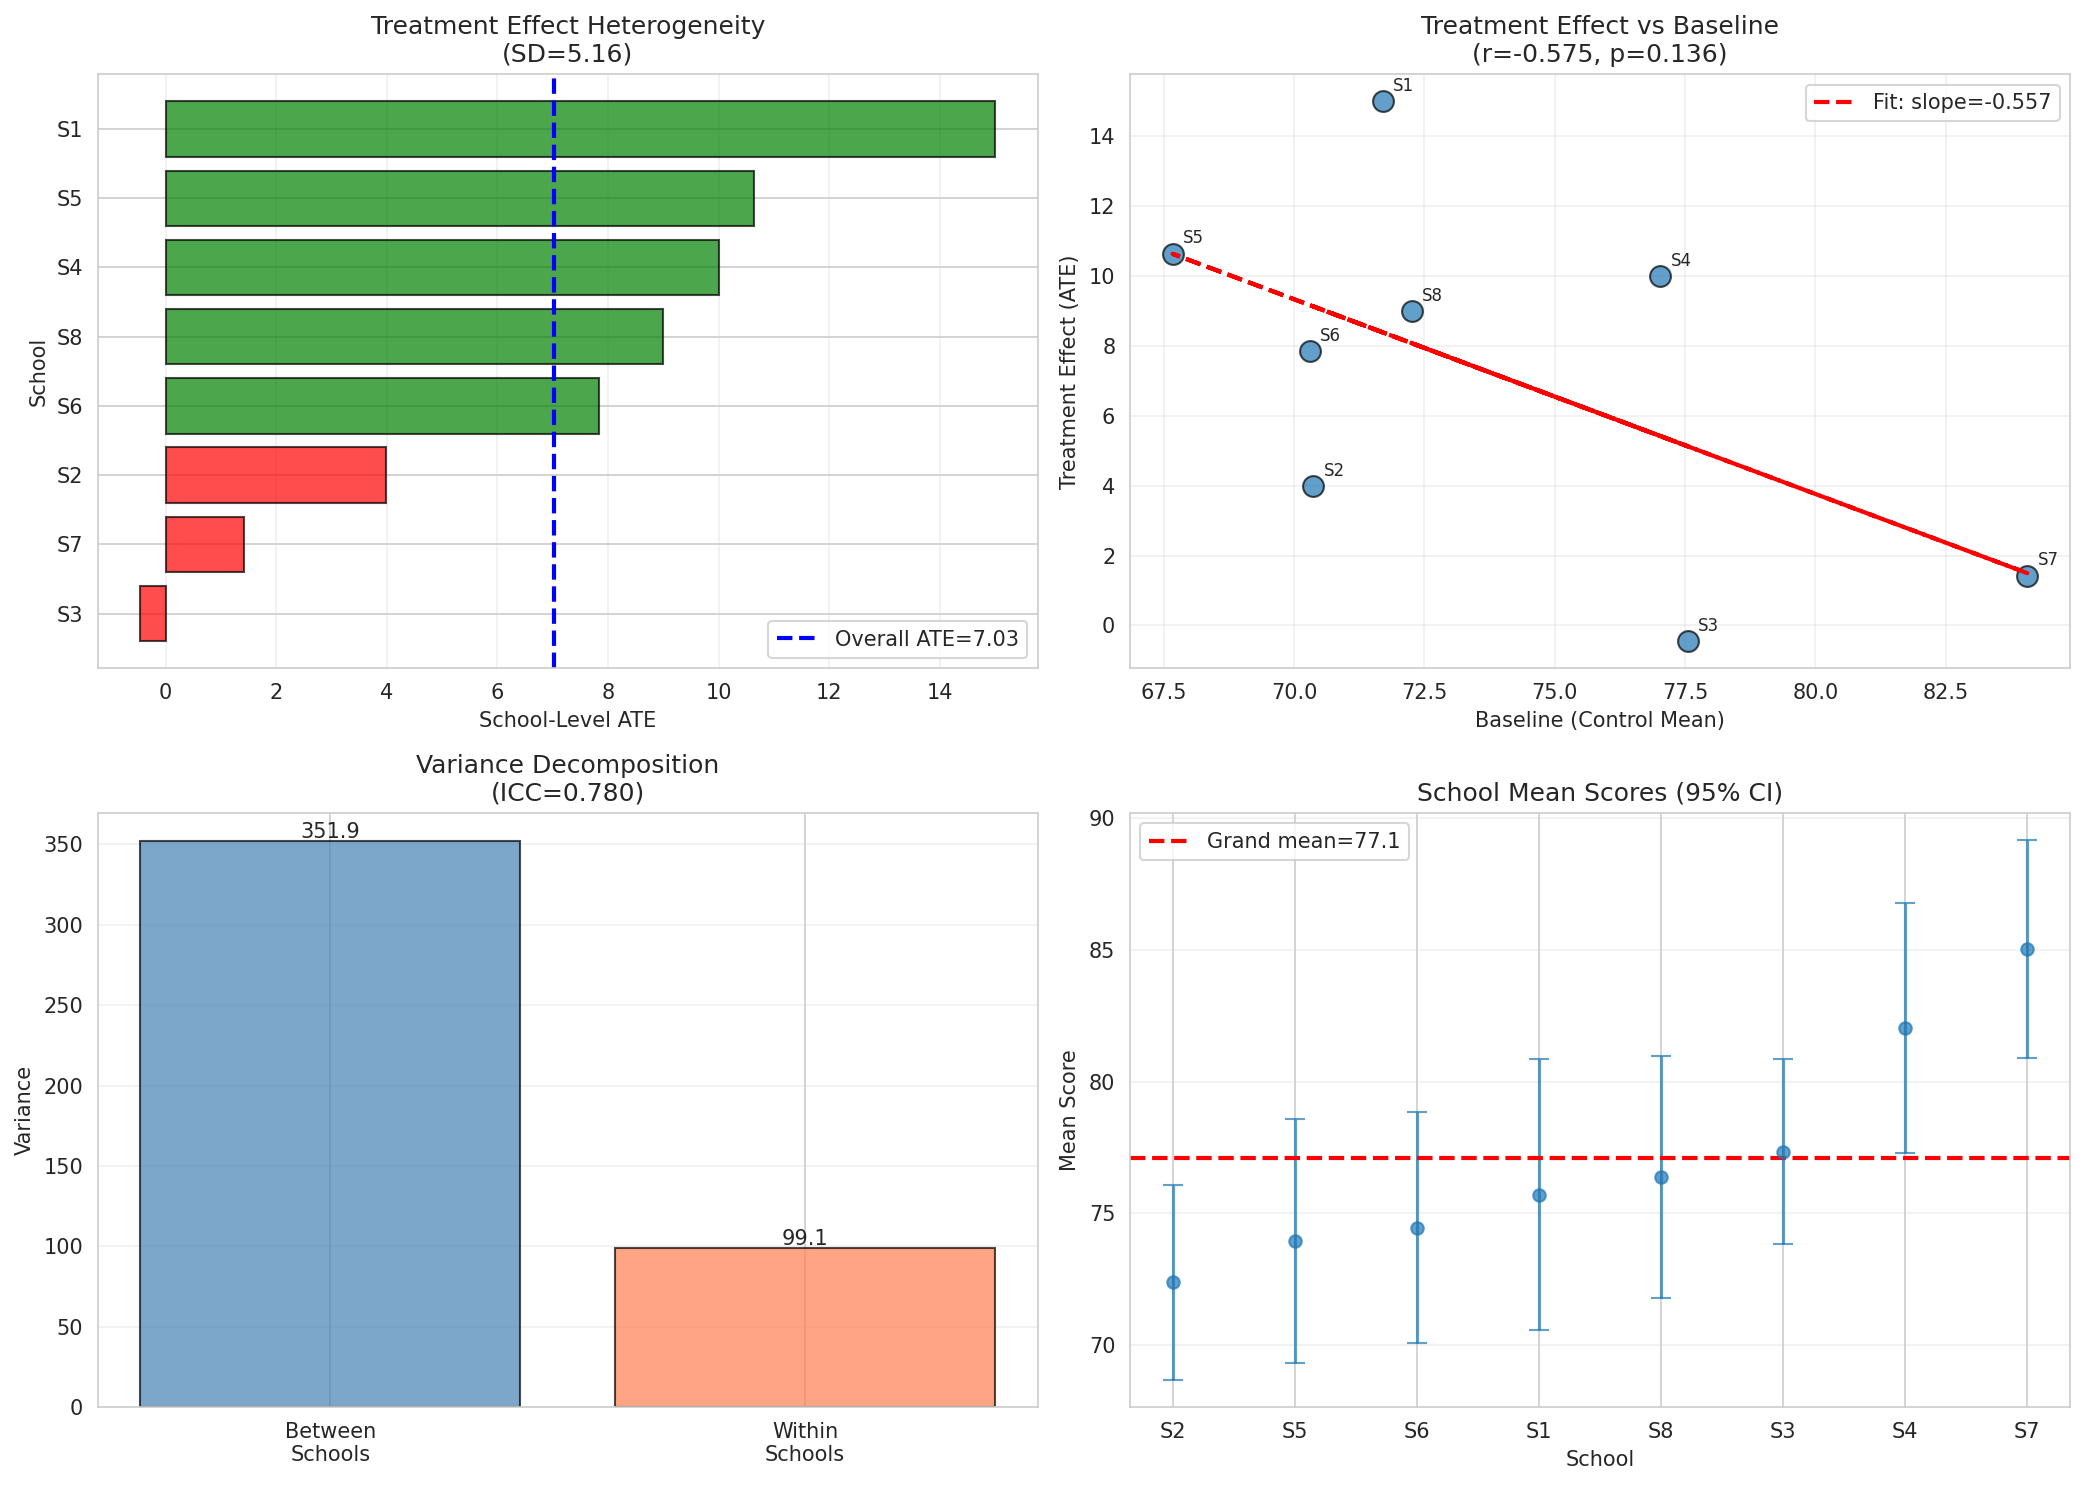

Write Python code to recreate this figure.
"""Test competing data-generating stories about treatment mechanism."""
import matplotlib.pyplot as plt
import numpy as np
import pandas as pd
import seaborn as sns
from scipy import stats
from scipy.stats import linregress

# Set style
sns.set_style("whitegrid")
plt.rcParams['figure.dpi'] = 150

# Load data
data_path = "/home/user/claude-code-devcontainer/analysis/data/student_scores.csv"
df = pd.read_csv(data_path)
output_dir = "/home/user/claude-code-devcontainer/analysis/eda/analyst_1/"

print("=" * 80)
print("TESTING COMPETING DATA-GENERATING STORIES")
print("=" * 80)

# Story 1: Fixed treatment effect (no school heterogeneity)
print("\nSTORY 1: Fixed Treatment Effect")
print("-" * 40)
print("Model: Y_ij = β0 + β1*Treatment_ij + ε_ij")
print("Assumption: Treatment effect is constant across schools")

school_effects = []
for school_id in sorted(df['school_id'].unique()):
    school_data = df[df['school_id'] == school_id]
    control = school_data[school_data['treatment'] == 0]['score']
    treated = school_data[school_data['treatment'] == 1]['score']
    if len(control) > 0 and len(treated) > 0:
        ate = treated.mean() - control.mean()
        school_effects.append(ate)

ate_variance = np.var(school_effects)
ate_mean = np.mean(school_effects)
print(f"School-level ATE variance: {ate_variance:.3f}")
print(f"School-level ATE range: [{min(school_effects):.3f}, {max(school_effects):.3f}]")
print(f"Coefficient of variation: {np.std(school_effects)/abs(ate_mean):.3f}")
print("Evidence: HIGH variance suggests school-specific effects exist")

# Story 2: Random school intercepts (varying baselines, fixed treatment)
print("\n\nSTORY 2: Random School Intercepts + Fixed Treatment Effect")
print("-" * 40)
print("Model: Y_ij = β0 + α_j + β1*Treatment_ij + ε_ij, α_j ~ N(0, τ²)")
print("Assumption: Schools differ in baseline but treatment effect is constant")

school_baselines = df.groupby('school_id')['score'].mean()
school_baseline_var = school_baselines.var()
print(f"School baseline mean variance: {school_baseline_var:.3f}")

# Compare control group means across schools
control_only = df[df['treatment'] == 0]
control_means_by_school = control_only.groupby('school_id')['score'].mean()
control_baseline_var = control_means_by_school.var()
print(f"Control group baseline variance across schools: {control_baseline_var:.3f}")

# ANOVA on control group
schools_control = [control_only[control_only['school_id'] == s]['score'].values
                   for s in sorted(control_only['school_id'].unique())]
f_stat, p_val = stats.f_oneway(*schools_control)
print(f"ANOVA on control groups: F={f_stat:.3f}, p={p_val:.4f}")
print(f"Evidence: {'Strong' if p_val < 0.05 else 'Weak'} evidence for baseline school differences")

# Story 3: Random school slopes (treatment effect varies by school)
print("\n\nSTORY 3: Random School Intercepts + Random Treatment Slopes")
print("-" * 40)
print("Model: Y_ij = β0 + α_j + (β1 + γ_j)*Treatment_ij + ε_ij")
print("Assumption: Treatment effect varies by school")

school_treatment_effects = df.groupby(['school_id', 'treatment'])['score'].mean().unstack()
if 0 in school_treatment_effects.columns and 1 in school_treatment_effects.columns:
    school_ate = school_treatment_effects[1] - school_treatment_effects[0]
    ate_sd = school_ate.std()
    print(f"SD of school-level ATEs: {ate_sd:.3f}")
    print(f"Range of school-level ATEs: {school_ate.max() - school_ate.min():.3f}")

    # Test if slope variance is significant
    # Under fixed effect, we'd expect small variance relative to sampling error
    overall_ate = df[df['treatment']==1]['score'].mean() - df[df['treatment']==0]['score'].mean()
    print(f"Overall ATE: {overall_ate:.3f}")
    print(f"Evidence: Large SD ({ate_sd:.3f}) relative to overall ATE suggests varying slopes")

# Story 4: Within-school correlation structure
print("\n\nSTORY 4: Within-School Correlation")
print("-" * 40)
print("Question: Are students within schools more similar than across schools?")

# Calculate ICC (Intraclass Correlation Coefficient)
grand_mean = df['score'].mean()
between_school_var = 0
within_school_var = 0
n_schools = df['school_id'].nunique()

for school_id in df['school_id'].unique():
    school_data = df[df['school_id'] == school_id]['score']
    n_school = len(school_data)
    school_mean = school_data.mean()
    between_school_var += n_school * (school_mean - grand_mean)**2
    within_school_var += ((school_data - school_mean)**2).sum()

between_school_var /= (n_schools - 1)
within_school_var /= (len(df) - n_schools)

icc = between_school_var / (between_school_var + within_school_var)
print(f"Between-school variance: {between_school_var:.3f}")
print(f"Within-school variance: {within_school_var:.3f}")
print(f"ICC (Intraclass Correlation): {icc:.3f}")
print(f"Interpretation: {icc*100:.1f}% of variance is between schools")
print("Evidence: ICC > 0.05 suggests hierarchical structure is important")

# Story 5: Treatment-by-baseline interaction
print("\n\nSTORY 5: Treatment Effect Moderated by Baseline School Performance")
print("-" * 40)
print("Question: Does treatment effect depend on school baseline?")

school_summary = []
for school_id in sorted(df['school_id'].unique()):
    school_data = df[df['school_id'] == school_id]
    control = school_data[school_data['treatment'] == 0]['score']
    treated = school_data[school_data['treatment'] == 1]['score']
    if len(control) > 0 and len(treated) > 0:
        baseline = control.mean()
        ate = treated.mean() - control.mean()
        school_summary.append({'school_id': school_id, 'baseline': baseline, 'ate': ate})

school_summary_df = pd.DataFrame(school_summary)
corr = school_summary_df[['baseline', 'ate']].corr().iloc[0, 1]
print(f"Correlation between baseline and ATE: {corr:.3f}")

# Linear regression
slope, intercept, r_value, p_value_reg, std_err = linregress(
    school_summary_df['baseline'], school_summary_df['ate']
)
print(f"Regression: ATE = {intercept:.3f} + {slope:.3f} * baseline")
print(f"R² = {r_value**2:.3f}, p = {p_value_reg:.4f}")
print(f"Evidence: {'Significant' if p_value_reg < 0.1 else 'No'} baseline-treatment interaction")

# Summary recommendations
print("\n" + "=" * 80)
print("SYNTHESIS: Which story fits best?")
print("=" * 80)

recommendations = []
if ate_variance > 10:
    recommendations.append("✓ Strong treatment effect heterogeneity across schools (Story 3)")
else:
    recommendations.append("✓ Modest heterogeneity; fixed effect may suffice (Story 1)")

if icc > 0.05:
    recommendations.append("✓ Non-negligible ICC; hierarchical structure needed (Story 2/3)")
else:
    recommendations.append("✓ Low ICC; pooling may be acceptable")

if p_val < 0.05:
    recommendations.append("✓ Significant baseline differences across schools (Story 2)")

if abs(corr) > 0.3 and p_value_reg < 0.1:
    recommendations.append("✓ Treatment effect may depend on baseline (Story 5)")

print("\nKey findings:")
for rec in recommendations:
    print(f"  {rec}")

# Create visualizations
fig, axes = plt.subplots(2, 2, figsize=(14, 10))

# Plot 1: School-level ATEs
ax1 = axes[0, 0]
school_ate_sorted = school_summary_df.sort_values('ate')
colors = ['red' if x < overall_ate else 'green' for x in school_ate_sorted['ate']]
ax1.barh(range(len(school_ate_sorted)), school_ate_sorted['ate'],
         color=colors, alpha=0.7, edgecolor='black')
ax1.axvline(overall_ate, color='blue', linestyle='--', linewidth=2, label=f'Overall ATE={overall_ate:.2f}')
ax1.set_yticks(range(len(school_ate_sorted)))
ax1.set_yticklabels([f"S{int(x)}" for x in school_ate_sorted['school_id']])
ax1.set_xlabel('School-Level ATE')
ax1.set_ylabel('School')
ax1.set_title(f'Treatment Effect Heterogeneity\n(SD={ate_sd:.2f})')
ax1.legend()
ax1.grid(True, alpha=0.3, axis='x')

# Plot 2: ATE vs Baseline
ax2 = axes[0, 1]
ax2.scatter(school_summary_df['baseline'], school_summary_df['ate'], s=100, alpha=0.7, edgecolor='black')
ax2.plot(school_summary_df['baseline'],
         intercept + slope * school_summary_df['baseline'],
         'r--', linewidth=2, label=f'Fit: slope={slope:.3f}')
for _, row in school_summary_df.iterrows():
    ax2.annotate(f"S{int(row['school_id'])}", (row['baseline'], row['ate']),
                xytext=(5, 5), textcoords='offset points', fontsize=8)
ax2.set_xlabel('Baseline (Control Mean)')
ax2.set_ylabel('Treatment Effect (ATE)')
ax2.set_title(f'Treatment Effect vs Baseline\n(r={corr:.3f}, p={p_value_reg:.3f})')
ax2.legend()
ax2.grid(True, alpha=0.3)

# Plot 3: Variance decomposition
ax3 = axes[1, 0]
variance_components = ['Between\nSchools', 'Within\nSchools']
variance_values = [between_school_var, within_school_var]
bars = ax3.bar(variance_components, variance_values, alpha=0.7, edgecolor='black',
               color=['steelblue', 'coral'])
for i, (comp, val) in enumerate(zip(variance_components, variance_values)):
    ax3.text(i, val + 2, f'{val:.1f}', ha='center', fontsize=10)
ax3.set_ylabel('Variance')
ax3.set_title(f'Variance Decomposition\n(ICC={icc:.3f})')
ax3.grid(True, alpha=0.3, axis='y')

# Plot 4: School means with CIs
ax4 = axes[1, 1]
school_stats = df.groupby('school_id')['score'].agg(['mean', 'sem']).reset_index()
school_stats = school_stats.sort_values('mean')
ax4.errorbar(range(len(school_stats)), school_stats['mean'],
             yerr=1.96*school_stats['sem'], fmt='o', capsize=5, alpha=0.7)
ax4.axhline(grand_mean, color='red', linestyle='--', linewidth=2, label=f'Grand mean={grand_mean:.1f}')
ax4.set_xticks(range(len(school_stats)))
ax4.set_xticklabels([f"S{int(x)}" for x in school_stats['school_id']], rotation=0)
ax4.set_xlabel('School')
ax4.set_ylabel('Mean Score')
ax4.set_title('School Mean Scores (95% CI)')
ax4.legend()
ax4.grid(True, alpha=0.3, axis='y')

plt.tight_layout()
plt.savefig(output_dir + 'generative_stories.png', dpi=150, bbox_inches='tight')
print("\nSaved: generative_stories.png")
plt.close()
